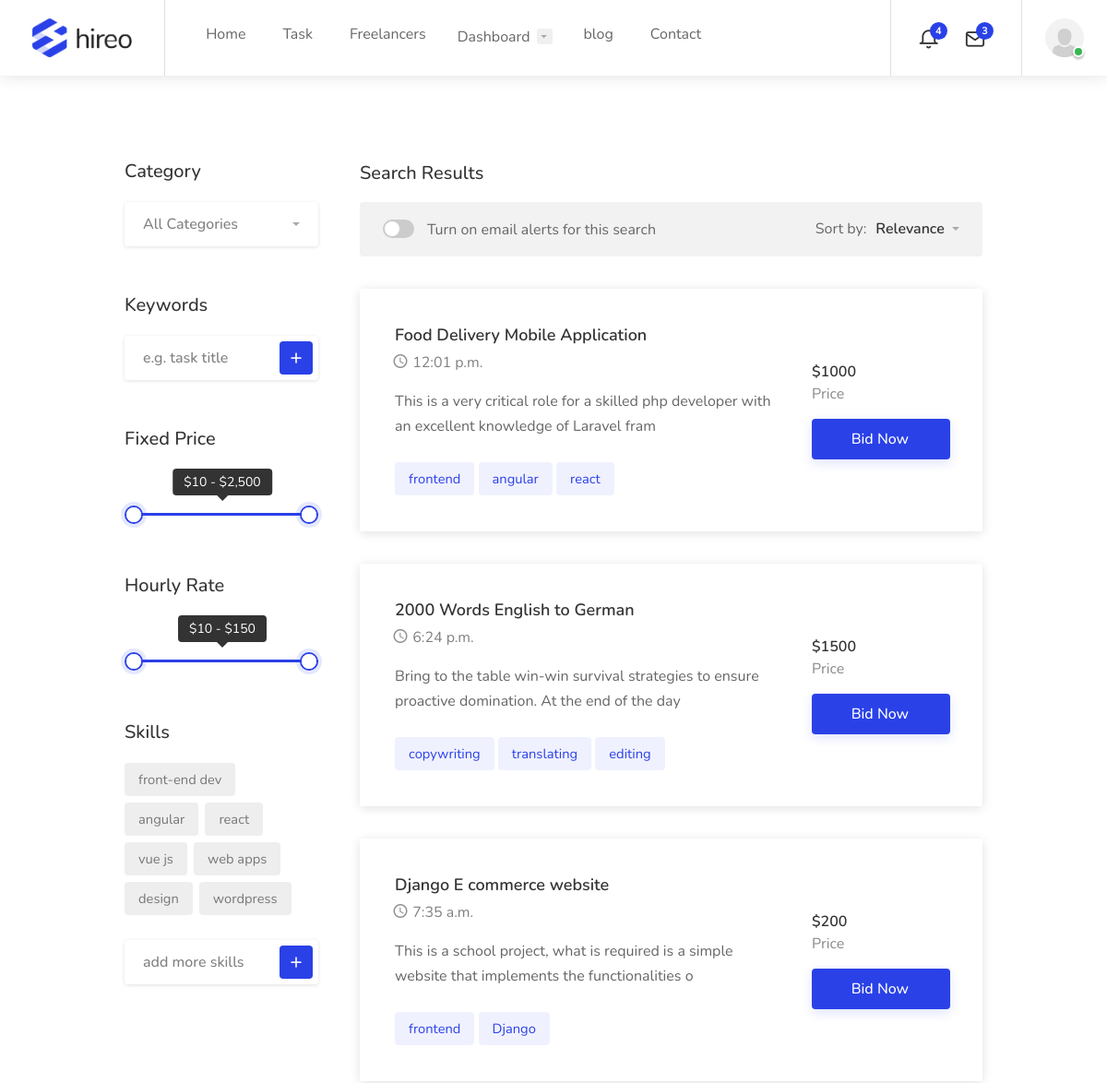
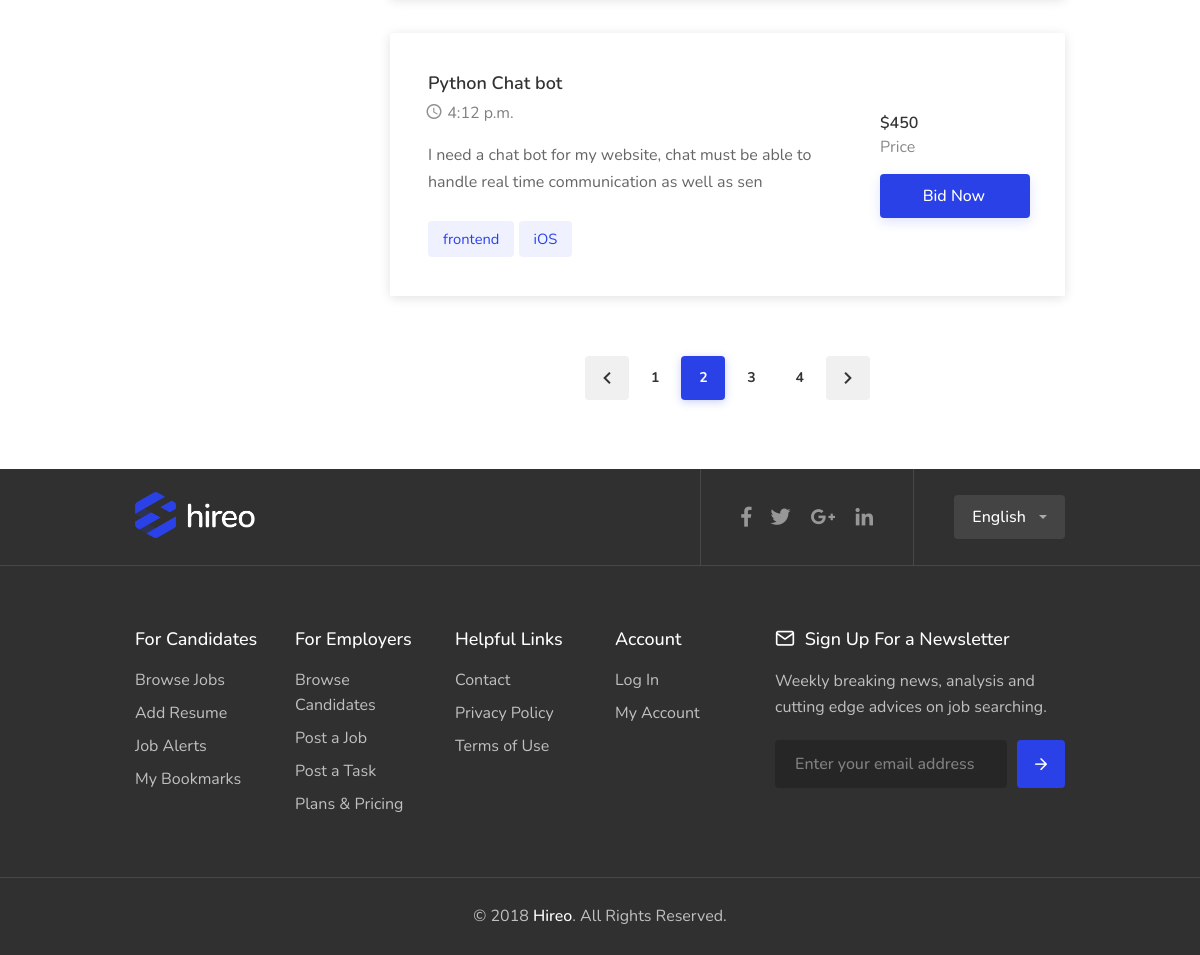
The page /job/list/ (signed in) on the database its author committed (2 pictures, top to bottom).
### user/models.py (models this page shows, shortened)
class Profile(models.Model):
    user = models.OneToOneField(User, on_delete=models.CASCADE)
    image = models.ImageField(default = 'default.png', upload_to='profile_pics')
    tagline = models.CharField(max_length=200,  default='Enter your tagline here')
    bio = models.CharField(max_length=1000, default='Enter your bio here')
    favourite = models.ManyToManyField(User, related_name='favorited_by', blank=True)

### job/models.py (models this page shows, shortened)
class Job(models.Model):
    author = models.ForeignKey(User, on_delete=models.CASCADE)
    title = models.CharField(max_length=200)
    job_type = models.ForeignKey(Type, on_delete=models.DO_NOTHING)
    job_category = models.ForeignKey(Category, on_delete=models.DO_NOTHING)
    cost = models.IntegerField(default=100)
    skill = models.ManyToManyField(Skill, blank=True)
    date_created = models.DateTimeField(default=timezone.now)
    description = models.CharField(max_length=10000)
    favourite = models.ManyToManyField(User, related_name='fav_task', blank=True)

class Skill(models.Model):
    title = models.CharField(max_length=100)
    def __str__(self):
        return self.title

### job/views.py (the view)
# urls.py: path('job/list/', JobListView.as_view(), name='job-list'),
class JobListView(ListView):
    model = Job
    context_object_name = 'tasks'

### job/templates/job/job_list.html (shortened to what this page needs)
{% extends 'job/base.html' %}
{% block content %}
<div class="container">
	<div class="row">
		<div class="col-xl-3 col-lg-4">
			<div class="sidebar-container">
				<div class="sidebar-widget">
					<h3>Category</h3>
				</div>
				<div class="sidebar-widget">
					<h3>Keywords</h3>
					<div class="keywords-container">
						<div class="keyword-input-container">
							<input type="text" class="keyword-input" placeholder="e.g. task title"/>
							<button class="keyword-input-button ripple-effect"><i class="icon-material-outline-add"></i></button>
						</div>
					</div>
				</div>
				<div class="sidebar-widget">
					<h3>Fixed Price</h3>
				</div>
				<div class="sidebar-widget">
					<h3>Hourly Rate</h3>
				</div>
				<div class="sidebar-widget">
					<h3>Skills</h3>
					<div class="tags-container">
						<div class="tag">
							<label for="tag1">front-end dev</label>
						</div>
						<div class="tag">
							<label for="tag2">angular</label>
						</div>
						<div class="tag">
							<label for="tag3">react</label>
						</div>
						<div class="tag">
							<label for="tag4">vue js</label>
						</div>
						<div class="tag">
							<label for="tag5">web apps</label>
						</div>
						<div class="tag">
							<label for="tag6">design</label>
						</div>
						<div class="tag">
							<label for="tag7">wordpress</label>
						</div>
					</div>
					<div class="keywords-container margin-top-20">
						<div class="keyword-input-container">
							<input type="text" class="keyword-input" placeholder="add more skills"/>
							<button class="keyword-input-button ripple-effect"><i class="icon-material-outline-add"></i></button>
						</div>
					</div>
				</div>
			</div>
		</div>
		<div class="col-xl-9 col-lg-8 content-left-offset">
			<h3 class="page-title">Search Results</h3>
			<div class="notify-box margin-top-15">
				<div class="switch-container">
					<label class="switch"><input type="checkbox"><span class="switch-button"></span><span class="switch-text">Turn on email alerts for this search</span></label>
				</div>
				<div class="sort-by">
					<span>Sort by:</span>
					<select class="selectpicker hide-tick">
						<option>Relevance</option>
					</select>
				</div>
			</div>
            {% for task in tasks %}
			<div class="tasks-list-container compact-list margin-top-35">
				<a href="{% url 'job-detail' task.id %}" class="task-listing">
					<div class="task-listing-details">
						<div class="task-listing-description">
							<h3 class="task-listing-title">{{ task.title }}</h3>
							<ul class="task-icons">
								<li><i class="icon-material-outline-access-time"></i> {{ task.date_created|date:'P'}}</li>
							</ul>
							<p class="task-listing-text">{{ task.description|stringformat:".100s" }}</p>
							<div class="task-tags">
								{% for skill in task.skill.all %}
								<span>{{ skill }}</span>
								{% endfor %}
							</div>
						</div>
					</div>
					<div class="task-listing-bid">
						<div class="task-listing-bid-inner">
							<div class="task-offers">
								<strong>${{ task.cost }}</strong>
								<span>Price</span>
							</div>
							<span class="button button-sliding-icon ripple-effect">Bid Now </span>
						</div>
					</div>
				</a>
			</div>
            {% endfor %}
			<div class="row">
				<div class="col-md-12">
					<div class="pagination-container margin-top-60 margin-bottom-60">
						<nav class="pagination">
							<ul>
								<li class="pagination-arrow"><a href="#" class="ripple-effect"><i class="icon-material-outline-keyboard-arrow-left"></i></a></li>
								<li><a href="#" class="ripple-effect">1</a></li>
								<li><a href="#" class="current-page ripple-effect">2</a></li>
								<li><a href="#" class="ripple-effect">3</a></li>
								<li><a href="#" class="ripple-effect">4</a></li>
								<li class="pagination-arrow"><a href="#" class="ripple-effect"><i class="icon-material-outline-keyboard-arrow-right"></i></a></li>
							</ul>
						</nav>
					</div>
				</div>
			</div>
		</div>
	</div>
</div>
{% endblock content %}

### job/templates/job/base.html (shortened to what this page needs)
{% load static %}
<!doctype html>
<html lang="en">
<head>
<link rel="stylesheet" href="{% static 'job/css/style.css' %}">
<link rel="stylesheet" href="{% static 'job/css/colors/blue.css' %}">
</head>
<div id="wrapper">
    <header id="header-container" class="fullwidth">
        <div id="header">
            <div class="container">
                <div class="left-side">
                    <div id="logo">
                        <a href="{% url 'job-home' %}"><img src="{% static 'job/images/logo.png' %}" alt=""></a>
                    </div>
                    <nav id="navigation">
                        <ul id="responsive">
                            <li><a href="{% url 'job-home' %}">Home</a>
                            </li>
                            <li><a href="{% url 'job-list' %}">Task</a></li>
                            <li><a href="{% url 'freelancer' %}">Freelancers</a></li>
                            {% if user.is_authenticated %}
						<li><a href="#">Dashboard</a>
						</li>
                        {% endif %}
                        <li><a href="#">blog</a></li>
                        <li><a href="#">Contact</a></li>
                        </ul>
                    </nav>
                </div>
            {% if user.is_authenticated %}
			<div class="right-side">
				<div class="header-widget hide-on-mobile">
					<div class="header-notifications">
						<div class="header-notifications-trigger">
							<a href="#"><i class="icon-feather-bell"></i><span>4</span></a>
						</div>
					</div>
					<div class="header-notifications">
						<div class="header-notifications-trigger">
							<a href="#"><i class="icon-feather-mail"></i><span>3</span></a>
						</div>
					</div>
				</div>
				<div class="header-widget">
					<div class="header-notifications user-menu">
						<div class="header-notifications-trigger">
							<a href="#"><div class="user-avatar status-online"><img src="{{ user.profile.image.url }}" alt=""></div></a>
						</div>
					</div>
				</div>
			</div>
            {% endif %}
            </div>
        </div>
    </header>
    {% block content %}
    {% endblock content %}
<div id="footer">
	<div class="footer-top-section">
		<div class="container">
			<div class="row">
				<div class="col-xl-12">
					<div class="footer-rows-container">
						<div class="footer-rows-left">
							<div class="footer-row">
								<div class="footer-row-inner footer-logo">
									<img src="{% static 'job/images/logo2.png' %}" alt="">
								</div>
							</div>
						</div>
						<div class="footer-rows-right">
							<div class="footer-row">
								<div class="footer-row-inner">
									<ul class="footer-social-links">
										<li>
											<a href="#" title="Facebook" data-tippy-placement="bottom" data-tippy-theme="light">
												<i class="icon-brand-facebook-f"></i>
											</a>
										</li>
										<li>
											<a href="#" title="Twitter" data-tippy-placement="bottom" data-tippy-theme="light">
												<i class="icon-brand-twitter"></i>
											</a>
										</li>
										<li>
											<a href="#" title="Google Plus" data-tippy-placement="bottom" data-tippy-theme="light">
												<i class="icon-brand-google-plus-g"></i>
											</a>
										</li>
										<li>
											<a href="#" title="LinkedIn" data-tippy-placement="bottom" data-tippy-theme="light">
												<i class="icon-brand-linkedin-in"></i>
											</a>
										</li>
									</ul>
									<div class="clearfix"></div>
								</div>
							</div>
							<div class="footer-row">
								<div class="footer-row-inner">
									<select class="selectpicker language-switcher" data-selected-text-format="count" data-size="5">
										<option selected>English</option>
									</select>
								</div>
							</div>
						</div>
					</div>
				</div>
			</div>
		</div>
	</div>
	<div class="footer-middle-section">
		<div class="container">
			<div class="row">
				<div class="col-xl-2 col-lg-2 col-md-3">
					<div class="footer-links">
						<h3>For Candidates</h3>
						<ul>
							<li><a href="#"><span>Browse Jobs</span></a></li>
							<li><a href="#"><span>Add Resume</span></a></li>
							<li><a href="#"><span>Job Alerts</span></a></li>
							<li><a href="#"><span>My Bookmarks</span></a></li>
						</ul>
					</div>
				</div>
				<div class="col-xl-2 col-lg-2 col-md-3">
					<div class="footer-links">
						<h3>For Employers</h3>
						<ul>
							<li><a href="#"><span>Browse Candidates</span></a></li>
							<li><a href="#"><span>Post a Job</span></a></li>
							<li><a href="#"><span>Post a Task</span></a></li>
							<li><a href="#"><span>Plans & Pricing</span></a></li>
						</ul>
					</div>
				</div>
				<div class="col-xl-2 col-lg-2 col-md-3">
					<div class="footer-links">
						<h3>Helpful Links</h3>
						<ul>
							<li><a href="#"><span>Contact</span></a></li>
							<li><a href="#"><span>Privacy Policy</span></a></li>
							<li><a href="#"><span>Terms of Use</span></a></li>
						</ul>
					</div>
				</div>
				<div class="col-xl-2 col-lg-2 col-md-3">
					<div class="footer-links">
						<h3>Account</h3>
						<ul>
							<li><a href="#"><span>Log In</span></a></li>
							<li><a href="#"><span>My Account</span></a></li>
						</ul>
					</div>
				</div>
				<div class="col-xl-4 col-lg-4 col-md-12">
					<h3><i class="icon-feather-mail"></i> Sign Up For a Newsletter</h3>
					<p>Weekly breaking news, analysis and cutting edge advices on job searching.</p>
					<form action="#" method="get" class="newsletter">
						<input type="text" name="fname" placeholder="Enter your email address">
						<button type="submit"><i class="icon-feather-arrow-right"></i></button>
					</form>
				</div>
			</div>
		</div>
	</div>
	<div class="footer-bottom-section">
		<div class="container">
			<div class="row">
				<div class="col-xl-12">
					© 2018 <strong>Hireo</strong>. All Rights Reserved.
				</div>
			</div>
		</div>
	</div>
</div>
</div>
</body>
</html>

### rows shown on the page
Job: title "Food Delivery Mobile Application", date_created "12:01 p.m.", description "This is a very critical role for a skilled php developer with an excellent knowledge of Laravel fram", cost "1000"
Skill: title "frontend"
Skill: title "angular"
Skill: title "react"
Job: title "2000 Words English to German", date_created "6:24 p.m.", description "Bring to the table win-win survival strategies to ensure proactive domination. At the end of the day", cost "1500"
Skill: title "copywriting"
Skill: title "translating"
Skill: title "editing"
Job: title "Django E commerce website", date_created "7:35 a.m.", description "This is a school project, what is required is a simple website that implements the functionalities o", cost "200"
Skill: title "Django"
Job: title "Python Chat bot", date_created "4:12 p.m.", description "I need a chat bot for my website, chat must be able to handle real time communication as well as sen", cost "450"
Skill: title "iOS"
